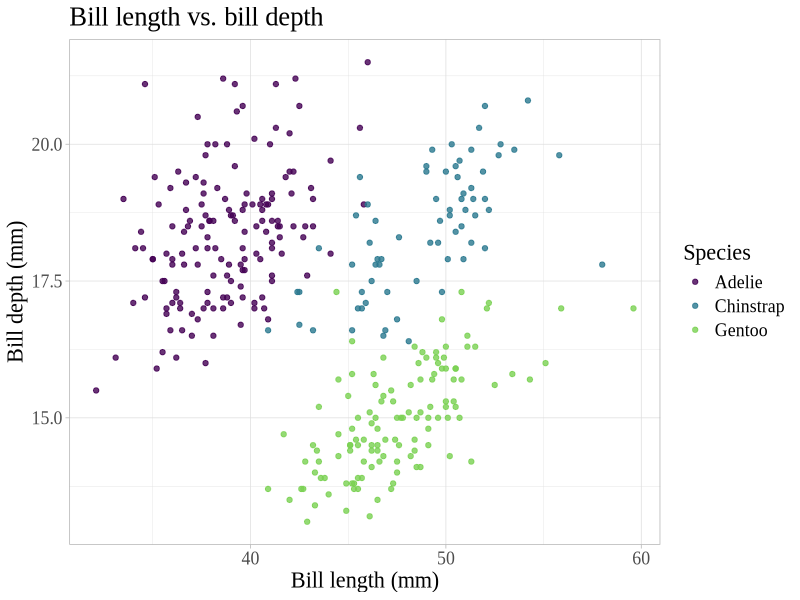
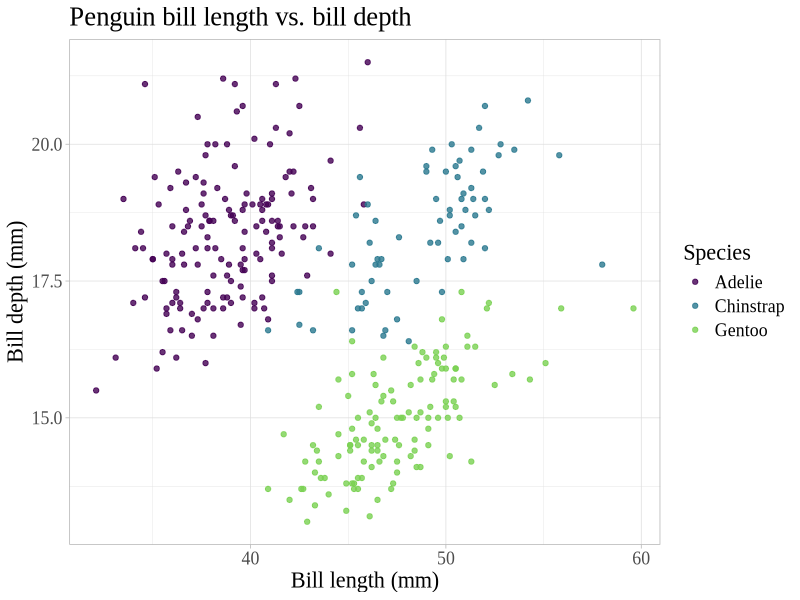
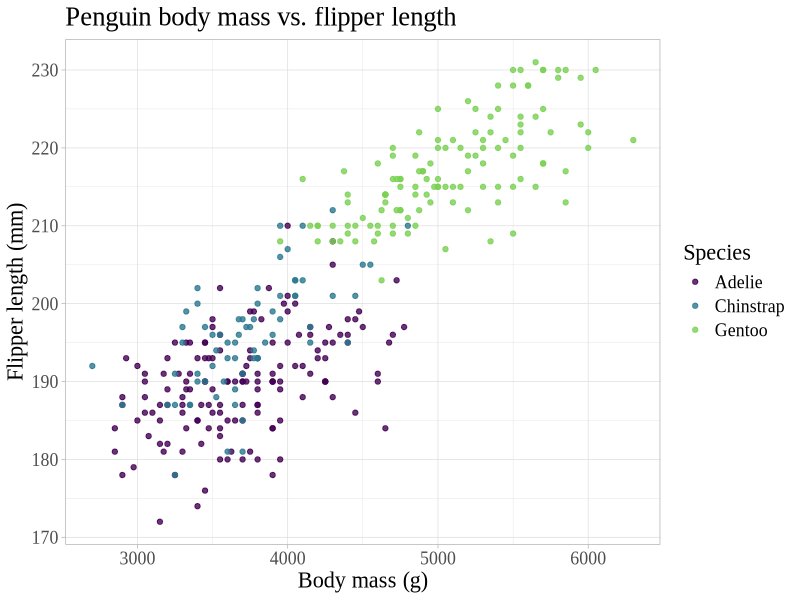
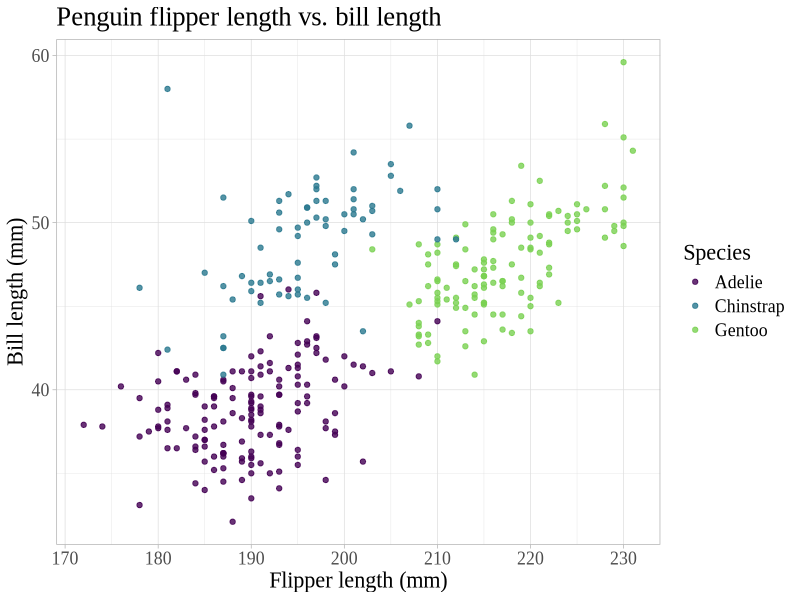

R code for these plots, in order:
## ---- chunk 1
library(tidyverse)
library(palmerpenguins)
library(viridis)
## ---- chunk 2
df <- tibble(
  a = rnorm(10),
  b = rnorm(10),
  c = rnorm(10),
  d = rnorm(10)
)

df$a <- (df$a - min(df$a)) / (max(df$a) - min(df$a))
df$b <- (df$b - min(df$b)) / (max(df$b) - min(df$a))
df$c <- (df$c - min(df$c)) / (max(df$c) - min(df$c))
df$d <- (df$d - min(df$d)) / (max(df$d) - min(df$d))
## ---- chunk 3
(df$a - min(df$a)) /
  (max(df$a) - min(df$a))
## ---- chunk 4
x <- df$a
(x - min(x)) / (max(x) - min(x))
## ---- chunk 5
rng <- range(x)
(x - rng[1]) / (rng[2] - rng[1])
## ---- chunk 6
rescale01 <- function(x) {
  rng <- range(x, na.rm = TRUE)
  (x - rng[1]) / (rng[2] - rng[1])
}
rescale01(c(0, 5, 10))
## ---- chunk 7
rescale01(c(-10, 0, 10))

rescale01(c(1, 2, 3, NA, 5))
## ---- chunk 8
df$a <- rescale01(df$a)
df$b <- rescale01(df$b)
df$c <- rescale01(df$c)
df$d <- rescale01(df$d)
## ---- chunk 9
x <- c(1:10, Inf)
rescale01(x)
## ---- chunk 10
rescale01 <- function(x) {
  rng <- range(x, finite = TRUE)
  (x - rng[1]) / (rng[2] - rng[1])
}
rescale01(x)
## ---- chunk 11
test_vector <- c(5, 3, 8, 2, 5, 5, 3, 9)

x / sum(x, na.rm = TRUE)

div_by_sum <- function(x){
  x / sum(x, na.rm = TRUE)
}

div_by_sum(test_vector)


sd(x, na.rm = TRUE) / mean(x, na.rm = TRUE)

sd_mean <- function(x){
  sd(x, na.rm = TRUE) / mean(x, na.rm = TRUE)
}

sd_mean(test_vector)
## ---- chunk 12
test_vector1 <- c(5, 3, 8, 2, 5, 5, 3, 9)
test_vector2 <- c(1, 1, 2, 7, 4, 5, 3, 3)

addfun <- function(x, y){
  x + y
}

addfun(test_vector1, test_vector2)
## ---- chunk 13
 sign <- function(x) {
   if (x < 0) {
     print("the number is negative")
   } else if (x > 0) {
     print("the number is positive")
   } else {
     print("the number is zero")
   }
 }

sign(3)
sign(0)
sign(-10)
## ---- chunk 14
pizzafun <- function(x){
  if(x == "cheese"){
    print("meh")} 
  else if(x == "vegan cheese"){
    print("gross")} 
  else if(x == "pepperoni"){
        print("yum")} 
  else if(x == "bacon pineapple"){
    print("yum")} 
  else{"sounds intriguing"}
}

pizzafun("vegan cheese")
## ---- chunk 15
ggplot(penguins, aes(x = bill_length_mm, y = bill_depth_mm, color = species)) +
  geom_point(alpha = 0.8) +
  labs(x = "Bill length (mm)", 
       y = "Bill depth (mm)", 
       title = "Bill length vs. bill depth",
       color = "Species") +
  scale_color_viridis(discrete = TRUE, end = 0.8) +
  theme_light() +
  theme(text = element_text(size = 16,
                            family = "Times New Roman"))
## ---- chunk 16
plotfun <- function(x, y, xlabel, ylabel, titlelabel){
  ggplot(penguins, aes(.data[[x]], .data[[y]], color = species)) +
  geom_point(alpha = 0.8) +
  labs(x = xlabel, 
       y = ylabel, 
       title = titlelabel,
       color = "Species") +
  scale_color_viridis(discrete = TRUE, end = 0.8) +
  theme_light() +
  theme(text = element_text(size = 16,
                            family = "Times New Roman"))
}
## ---- chunk 17
plotfun("bill_length_mm", "bill_depth_mm", "Bill length (mm)", "Bill depth (mm)", "Penguin bill length vs. bill depth")
plotfun("body_mass_g", "flipper_length_mm", "Body mass (g)", "Flipper length (mm)", "Penguin body mass vs. flipper length")
## ---- chunk 18
plotfun("flipper_length_mm", "bill_length_mm", "Flipper length (mm)", "Bill length (mm)", "Penguin flipper length vs. bill length")
